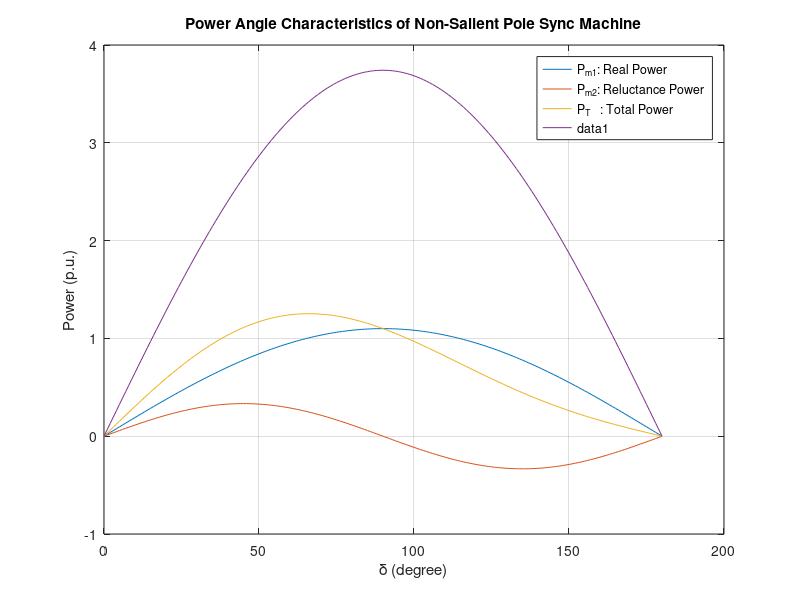

Write MATLAB code to recreate this figure.
clc; clear; close all;

% ---------------------------------------------------------------------------- %
%                                 Salient Pole                                 %
% ---------------------------------------------------------------------------- %

% Parameters
Ra = 0;
Xd = 1;
Xq = 0.6;
V = 1;
pf = 1;
E = 1.1;
delta = 0:1:180;

% Power
E = abs(E);
V = abs(V);

P_m1 = E * V * sin(delta .* pi / 180) / Xd;
P_m2 = V * V * (Xd - Xq) * sin(2 * delta .* pi / 180) / (2 * Xd * Xq);

% Plot
plot(delta, P_m1); % real
hold on;
plot(delta, P_m2); % reluctance
hold on;
plot(delta, P_m1 + P_m2); % total

% Plot styling
grid on;
title('Power Angle Characteristics of Salient Pole Sync Machine');
xlabel('\delta (degree)');
ylabel('Power (p.u.)');
legend('P_{m1}: Real Power', 'P_{m2}: Reluctance Power', 'P_T   : Total Power');

% ---------------------------------------------------------------------------- %
%                               Non-Salient Pole                               %
% ---------------------------------------------------------------------------- %

% Parameters
Ra = 0;
Xs = 0.3;
V = 1;
pf = 0.8;
delta = 0:1:180;
P = 0.5;

% Calculating |E|
I = P / (V * pf);
phi = acos(pf);
Ia = I * cos(phi) - 1j * I * sin(phi);

Z = Ra + 1j * Xs;
E = V + Ia * Z;

% Power
E = abs(E);
V = abs(V);

P = E * V * sin(delta .* pi / 180) / Xs;

% Plot
plot(delta, P);
% Plot styling
grid on;
title('Power Angle Characteristics of Non-Salient Pole Sync Machine');
xlabel('\delta (degree)');
ylabel('Power (p.u.)');
